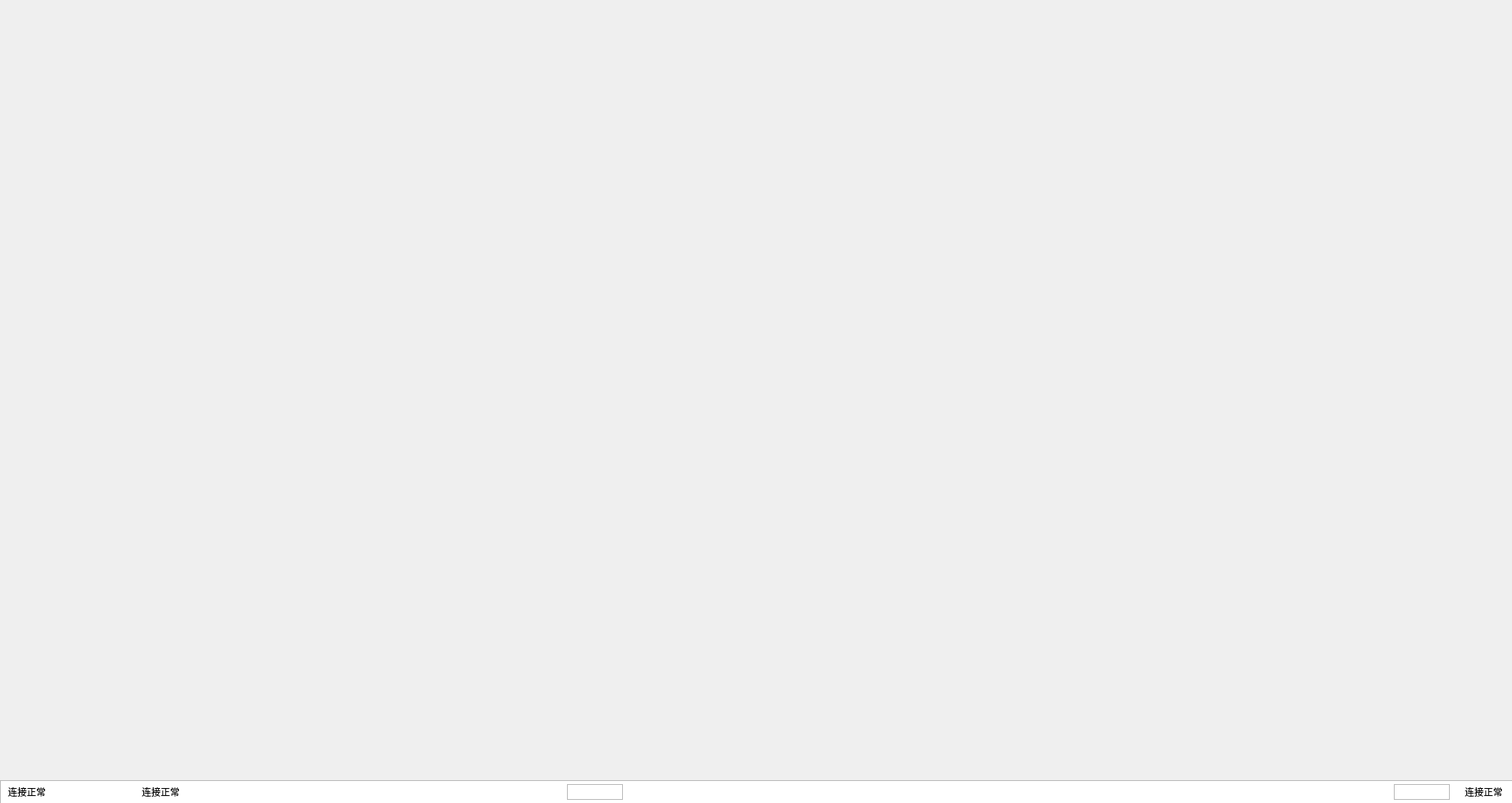
<?xml version="1.0" encoding="UTF-8"?>
<ui version="4.0">
 <class>bottom</class>
 <widget class="QWidget" name="bottom">
  <property name="geometry">
   <rect>
    <x>0</x>
    <y>0</y>
    <width>1920</width>
    <height>1020</height>
   </rect>
  </property>
  <property name="maximumSize">
   <size>
    <width>1920</width>
    <height>1020</height>
   </size>
  </property>
  <property name="windowTitle">
   <string>Form</string>
  </property>
  <widget class="QUndoView" name="undoView">
   <property name="geometry">
    <rect>
     <x>0</x>
     <y>991</y>
     <width>1921</width>
     <height>31</height>
    </rect>
   </property>
  </widget>
  <widget class="QLineEdit" name="lineEdit">
   <property name="geometry">
    <rect>
     <x>10</x>
     <y>1000</y>
     <width>51</width>
     <height>16</height>
    </rect>
   </property>
   <property name="text">
    <string>连接正常</string>
   </property>
   <property name="frame">
    <bool>false</bool>
   </property>
  </widget>
  <widget class="QLineEdit" name="lineEdit_2">
   <property name="geometry">
    <rect>
     <x>180</x>
     <y>1000</y>
     <width>51</width>
     <height>16</height>
    </rect>
   </property>
   <property name="text">
    <string>连接正常</string>
   </property>
   <property name="frame">
    <bool>false</bool>
   </property>
  </widget>
  <widget class="QFrame" name="frame">
   <property name="geometry">
    <rect>
     <x>720</x>
     <y>996</y>
     <width>71</width>
     <height>20</height>
    </rect>
   </property>
   <property name="styleSheet">
    <string notr="true">image: url(:/Image/CSDClogo.png);</string>
   </property>
   <property name="frameShape">
    <enum>QFrame::StyledPanel</enum>
   </property>
   <property name="frameShadow">
    <enum>QFrame::Raised</enum>
   </property>
  </widget>
  <widget class="QLineEdit" name="lineEdit_3">
   <property name="geometry">
    <rect>
     <x>1860</x>
     <y>1000</y>
     <width>51</width>
     <height>16</height>
    </rect>
   </property>
   <property name="text">
    <string>连接正常</string>
   </property>
   <property name="frame">
    <bool>false</bool>
   </property>
  </widget>
  <widget class="QFrame" name="frame_2">
   <property name="geometry">
    <rect>
     <x>1770</x>
     <y>996</y>
     <width>71</width>
     <height>20</height>
    </rect>
   </property>
   <property name="styleSheet">
    <string notr="true">image: url(:/Image/CSDClogo.png);</string>
   </property>
   <property name="frameShape">
    <enum>QFrame::StyledPanel</enum>
   </property>
   <property name="frameShadow">
    <enum>QFrame::Raised</enum>
   </property>
  </widget>
 </widget>
 <resources/>
 <connections/>
</ui>
